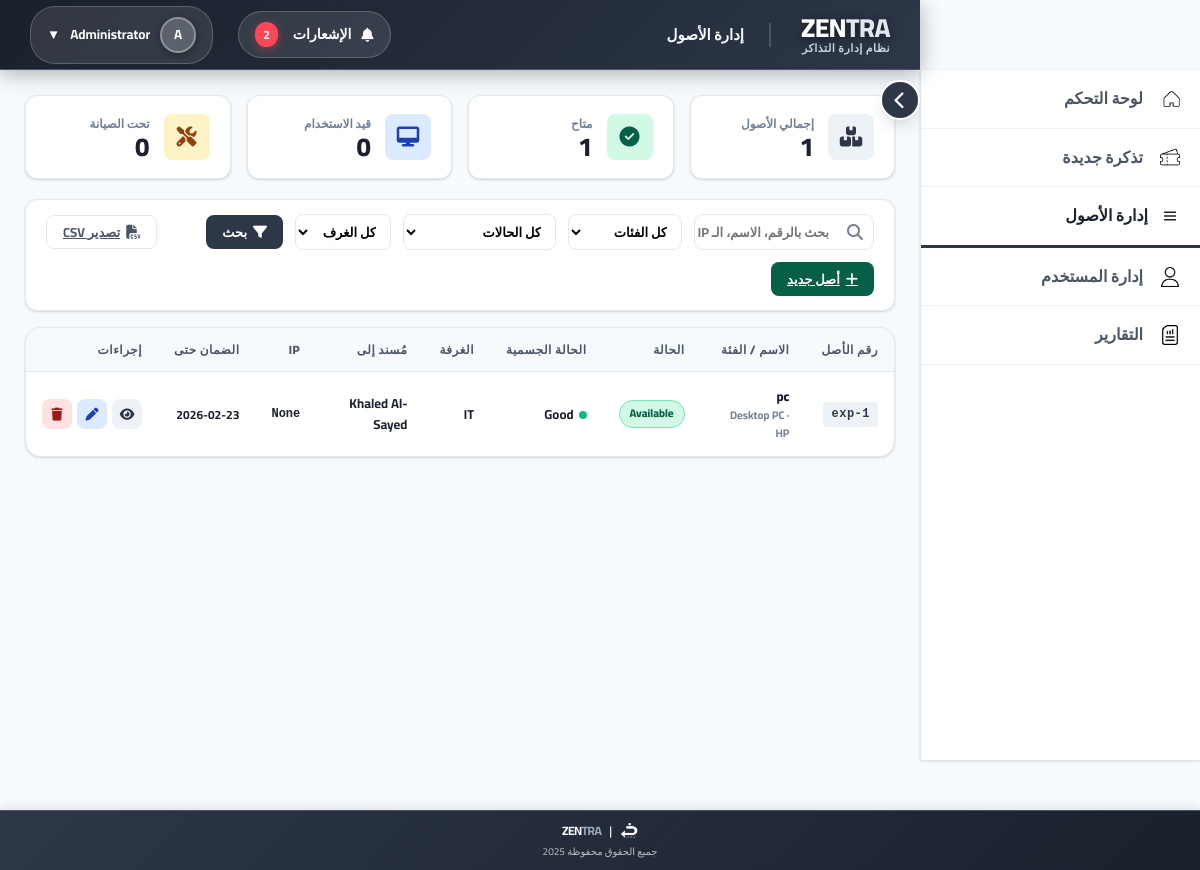
The app's page /assets (signed in) with its own data.
### app.py (models this page shows, shortened)
class User(db.Model, UserMixin):
    id = db.Column(db.Integer, primary_key=True)
    username = db.Column(db.String(50), unique=True, nullable=False)
    password_hash = db.Column(db.String(128), nullable=False)
    full_name = db.Column(db.String(100), nullable=False)
    email = db.Column(db.String(100), nullable=False)
    role = db.Column(db.String(20), nullable=False)  # agent / supervisor / manager / it_staff / admin
    room = db.Column(db.String(20), nullable=False)
    profile_picture = db.Column(db.String(200), nullable=True)
    auth_source = db.Column(db.String(20), default='local', nullable=False)

class Asset(db.Model):
    id             = db.Column(db.Integer, primary_key=True)
    asset_tag      = db.Column(db.String(50),  unique=True, nullable=False)
    name           = db.Column(db.String(150), nullable=False)
    category       = db.Column(db.String(50),  nullable=False)
    brand          = db.Column(db.String(100), nullable=True)
    model          = db.Column(db.String(100), nullable=True)
    serial_number  = db.Column(db.String(100), nullable=True)
    status         = db.Column(db.String(30),  default='Available')
    condition      = db.Column(db.String(30),  default='Good')
    room           = db.Column(db.String(20),  nullable=True)
    assigned_to_id = db.Column(db.Integer, db.ForeignKey('user.id'), nullable=True)
    purchase_date  = db.Column(db.Date,        nullable=True)
    warranty_until = db.Column(db.Date,        nullable=True)
    cost           = db.Column(db.Float,       nullable=True)
    ip_address     = db.Column(db.String(50),  nullable=True)
    mac_address    = db.Column(db.String(50),  nullable=True)
    notes          = db.Column(db.Text,        nullable=True)
    created_at     = db.Column(db.DateTime, default=get_riyadh_time_naive)
    updated_at     = db.Column(db.DateTime, default=get_riyadh_time_naive, onupdate=get_riyadh_time_naive)
    created_by_id  = db.Column(db.Integer, db.ForeignKey('user.id'), nullable=True)
    assigned_to = db.relationship('User', foreign_keys=[assigned_to_id], backref='assigned_assets')
    created_by  = db.relationship('User', foreign_keys=[created_by_id])

### app.py (the view, shortened to what this page needs)
@app.route('/assets')
@login_required
def assets_list():
    if current_user.role not in ASSET_ROLES:
        abort(403)
    search      = request.args.get('search', '').strip()
    cat_filter  = request.args.get('category', '')
    stat_filter = request.args.get('status', '')
    room_filter = request.args.get('room', '')
    page        = request.args.get('page', 1, type=int)
    per_page    = 15
    q = Asset.query
    if cat_filter:  q = q.filter_by(category=cat_filter)
    if stat_filter: q = q.filter_by(status=stat_filter)
    if room_filter: q = q.filter_by(room=room_filter)
    pagination = q.order_by(Asset.created_at.desc()).paginate(
        page=page, per_page=per_page, error_out=False
    )
    stats = {
        'total':       Asset.query.count(),
        'available':   Asset.query.filter_by(status='Available').count(),
        'in_use':      Asset.query.filter_by(status='In Use').count(),
        'maintenance': Asset.query.filter_by(status='Under Maintenance').count(),
    }
    rooms = [r[0] for r in db.session.query(Asset.room).filter(Asset.room != None).distinct().all()]
    return render_template(
        'assets.html',
        assets=pagination.items,
        pagination=pagination,
        stats=stats,
        categories=ASSET_CATEGORIES,
        statuses=ASSET_STATUSES,
        rooms=rooms,
        search=search,
        cat_filter=cat_filter,
        stat_filter=stat_filter,
        room_filter=room_filter,
        user=current_user
    )

### templates/assets.html (shortened to what this page needs)
{% extends "base.html" %}
{% block page_title %}إدارة الأصول{% endblock %}
{% block content %}
<div class="stats-grid">
    <div class="stat-card">
        <div class="stat-icon total"><i class="fas fa-boxes"></i></div>
        <div>
            <div class="stat-label">إجمالي الأصول</div>
            <div class="stat-value">{{ stats.total }}</div>
        </div>
    </div>
    <div class="stat-card">
        <div class="stat-icon available"><i class="fas fa-check-circle"></i></div>
        <div>
            <div class="stat-label">متاح</div>
            <div class="stat-value">{{ stats.available }}</div>
        </div>
    </div>
    <div class="stat-card">
        <div class="stat-icon in-use"><i class="fas fa-desktop"></i></div>
        <div>
            <div class="stat-label">قيد الاستخدام</div>
            <div class="stat-value">{{ stats.in_use }}</div>
        </div>
    </div>
    <div class="stat-card">
        <div class="stat-icon maintenance"><i class="fas fa-tools"></i></div>
        <div>
            <div class="stat-label">تحت الصيانة</div>
            <div class="stat-value">{{ stats.maintenance }}</div>
        </div>
    </div>
</div>
<form method="GET" action="{{ url_for('assets_list') }}">
<div class="assets-toolbar">
    <div class="search-box">
        <i class="fas fa-search"></i>
        <input type="text" name="search" placeholder="بحث بالرقم، الاسم، الـ IP ..." value="{{ search }}">
    </div>
    <select name="category" class="toolbar-select">
        <option value="">كل الفئات</option>
    </select>
    <select name="status" class="toolbar-select">
        <option value="">كل الحالات</option>
    </select>
    <select name="room" class="toolbar-select">
        <option value="">كل الغرف</option>
    </select>
    <button type="submit" class="btn btn-primary">
        <i class="fas fa-filter"></i> بحث
    </button>
    <a href="{{ url_for('assets_export') }}" class="btn btn-outline">
        <i class="fas fa-file-csv"></i> تصدير CSV
    </a>
    <a href="{{ url_for('asset_create') }}" class="btn btn-success">
        <i class="fas fa-plus"></i> أصل جديد
    </a>
</div>
</form>
<div class="assets-table-wrap">
    {% if assets %}
    <table class="assets-table">
        <thead>
            <tr>
                <th>رقم الأصل</th>
                <th>الاسم / الفئة</th>
                <th>الحالة</th>
                <th>الحالة الجسمية</th>
                <th>الغرفة</th>
                <th>مُسند إلى</th>
                <th>IP</th>
                <th>الضمان حتى</th>
                <th>إجراءات</th>
            </tr>
        </thead>
        <tbody>
        {% for asset in assets %}
        <tr>
            <td>
                <a href="{{ url_for('asset_detail', asset_id=asset.id) }}" class="asset-link">
                    <span class="asset-tag">{{ asset.asset_tag }}</span>
                </a>
            </td>
            <td>
                <div style="font-weight:800;">{{ asset.name }}</div>
                <div style="font-size:11px;color:var(--text-muted);">{{ asset.category }}{% if asset.brand %} · {{ asset.brand }}{% endif %}</div>
            </td>
            <td>
                {% set smap = {'Available':'available','In Use':'inuse','Under Maintenance':'maintenance','Retired':'retired','Lost':'lost'} %}
                <span class="abadge abadge-{{ smap.get(asset.status, 'available') }}">{{ asset.status }}</span>
            </td>
            <td>
                {% set cmap = {'Good':'good','Fair':'fair','Poor':'poor','Damaged':'damaged'} %}
                <span class="cond-dot cond-{{ cmap.get(asset.condition, 'good') }}"></span>{{ asset.condition }}
            </td>
            <td>{{ asset.room or '—' }}</td>
            <td>{{ asset.assigned_to.full_name if asset.assigned_to else '—' }}</td>
            <td style="font-family:monospace;font-size:12px;">{{ asset.ip_address or '—' }}</td>
            <td>
                {% if asset.warranty_until %}
                    {% set today = namespace(d=None) %}
                    <span style="font-size:12px;">{{ asset.warranty_until.strftime('%Y-%m-%d') }}</span>
                {% else %}—{% endif %}
            </td>
            <td>
                <div style="display:flex;gap:5px;align-items:center;">
                    <a href="{{ url_for('asset_detail', asset_id=asset.id) }}" class="action-btn view" title="عرض"><i class="fas fa-eye"></i></a>
                    <a href="{{ url_for('asset_edit', asset_id=asset.id) }}" class="action-btn edit" title="تعديل"><i class="fas fa-pen"></i></a>
                    {% if current_user.role == 'admin' %}
                    <form method="POST" action="{{ url_for('asset_delete', asset_id=asset.id) }}"
                          onsubmit="return confirm('حذف هذا الأصل نهائياً؟');" style="margin:0;">
                        <button type="submit" class="action-btn delete" title="حذف"><i class="fas fa-trash"></i></button>
                    </form>
                    {% endif %}
                </div>
            </td>
        </tr>
        {% endfor %}
        </tbody>
    </table>
    {% endif %}
</div>
{% endblock %}

### templates/base.html (shortened to what this page needs)
<!DOCTYPE html>
<html lang="ar" dir="rtl">
<head>
    <link rel="stylesheet" href="https://cdnjs.cloudflare.com/ajax/libs/font-awesome/6.4.0/css/all.min.css">
</head>
<body>
    <button class="sidebar-toggle" id="sidebarToggle" onclick="toggleSidebarCollapse()" title="تبديل القائمة الجانبية">
        <i class="fas fa-chevron-left"></i>
    </button>
    <div class="header" id="header">
        <div class="header-left">
            <div class="header-branding">
                <div class="header-title">ZEN<span class="highlight">TRA</span></div>
                <div class="header-subtitle">نظام إدارة التذاكر</div>
            </div>
            <div class="page-title">{% block page_title %}لوحة التحكم{% endblock %}</div>
        </div>
        <div class="header-right">
            <div class="notification-dropdown">
                <a href="#" class="notification-link" onclick="toggleNotifications(event)" id="notificationLink">
                    <i class="fas fa-bell"></i>
                    <span>الإشعارات</span>
                </a>
            </div>
            <button class="profile-dropdown" onclick="toggleDropdown()">
                <div class="profile-avatar">{{ current_user.full_name[0] if current_user and current_user.full_name else 'U' }}</div>
                <span>{{ current_user.full_name if current_user and current_user.full_name else current_user.username if current_user else 'User' }}</span>
                <span>▼</span>
            </button>
        </div>
    </div>
    <div class="sidebar" id="sidebar">
        <nav class="sidebar-menu">
            <a href="{{ url_for('dashboard') }}"
               class="menu-item {% if request.endpoint == 'dashboard' %}active{% endif %}">
                <img src="{{ url_for('static', filename='home.png') }}" alt="لوحة التحكم"
                     style="width:20px;height:20px;vertical-align:middle;margin-left:5px;">
                <span>لوحة التحكم</span>
            </a>
            <a href="{{ url_for('submit_ticket') }}"
               class="menu-item {% if request.endpoint == 'submit_ticket' %}active{% endif %}">
                <img src="{{ url_for('static', filename='ticket.png') }}" alt="تذكرة جديدة"
                     style="width:20px;height:20px;vertical-align:middle;margin-left:5px;">
                <span>تذكرة جديدة</span>
            </a>
            {% if current_user and current_user.role in ['it_staff', 'admin'] %}
            <a href="{{ url_for('assets_list') }}"
               class="menu-item {% if request.endpoint in ['assets_list','asset_create','asset_detail','asset_edit'] %}active{% endif %}">
                <span class="menu-icon">
                    <svg xmlns="http://www.w3.org/2000/svg" viewBox="0 0 24 24" width="18" height="18" fill="currentColor">
                        <path d="M4 6h16v2H4zm0 5h16v2H4zm0 5h16v2H4z"/>
                    </svg>
                </span>
                <span>إدارة الأصول</span>
            </a>
            {% endif %}
            {% if current_user and current_user.role != 'agent' %}
            <a href="{{ url_for('manage_users') }}"
               class="menu-item {% if request.endpoint == 'manage_users' %}active{% endif %}">
                <img src="{{ url_for('static', filename='user (1).png') }}" alt="إدارة المستخدم"
                     style="width:20px;height:20px;vertical-align:middle;margin-left:5px;">
                <span>إدارة المستخدم</span>
            </a>
            <a href="{{ url_for('report') }}"
               class="menu-item {% if request.endpoint == 'report' %}active{% endif %}">
                <img src="{{ url_for('static', filename='report.png') }}" alt="التقارير"
                     style="width:20px;height:20px;vertical-align:middle;margin-left:5px;">
                <span>التقارير</span>
            </a>
            {% endif %}
        </nav>
    </div>
    <div class="main-container" id="mainContainer">
        {% block content %}{% endblock %}
    </div>
    <div class="page-footer">
        <div class="footer-brand">
            <img src="{{ url_for('static', filename='exp.png') }}" alt="Experience Logo">
            | <span class="footer-logo">ZEN<span class="footer-highlight">TRA</span></span>
        </div>
        <div class="footer-copyright">جميع الحقوق محفوظة 2025</div>
    </div>
</body>
</html>

### records on screen
User: full_name "A", full_name "Administrator"
Asset: asset_tag "exp-1", name "pc", category "Desktop PC", brand "HP", status "Available", condition "Good", room "IT", assigned_to "Khaled Al-Sayed", ip_address "None", warranty_until "2026-02-23"

### other values on screen
{{ stats.total }} "1"
{{ stats.available }} "1"
{{ stats.in_use }} "0"
{{ stats.maintenance }} "0"
